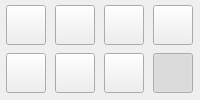
  <widget class="QDockWidget" name="dockWidget">
   <property name="sizePolicy">
    <sizepolicy hsizetype="Preferred" vsizetype="Minimum">
     <horstretch>0</horstretch>
     <verstretch>0</verstretch>
    </sizepolicy>
   </property>
   <property name="features">
    <set>QDockWidget::DockWidgetFloatable|QDockWidget::DockWidgetMovable</set>
   </property>
   <property name="windowTitle">
    <string>Tools</string>
   </property>
   <attribute name="dockWidgetArea">
    <number>1</number>
   </attribute>
   <widget class="QWidget" name="dockWidgetContents">
    <property name="sizePolicy">
     <sizepolicy hsizetype="MinimumExpanding" vsizetype="Preferred">
      <horstretch>0</horstretch>
      <verstretch>0</verstretch>
     </sizepolicy>
    </property>
    <property name="minimumSize">
     <size>
      <width>0</width>
      <height>0</height>
     </size>
    </property>
    <property name="maximumSize">
     <size>
      <width>16777215</width>
      <height>16777215</height>
     </size>
    </property>
    <layout class="QVBoxLayout" name="verticalLayout_8">
     <property name="leftMargin">
      <number>3</number>
     </property>
     <property name="topMargin">
      <number>3</number>
     </property>
     <property name="rightMargin">
      <number>3</number>
     </property>
     <property name="bottomMargin">
      <number>3</number>
     </property>
     <item>
      <layout class="QHBoxLayout" name="horizontalLayout">
       <property name="topMargin">
        <number>0</number>
       </property>
       <item>
        <widget class="QPushButton" name="toolBrush">
         <property name="sizePolicy">
          <sizepolicy hsizetype="Fixed" vsizetype="Fixed">
           <horstretch>0</horstretch>
           <verstretch>0</verstretch>
          </sizepolicy>
         </property>
         <property name="minimumSize">
          <size>
           <width>40</width>
           <height>40</height>
          </size>
         </property>
         <property name="maximumSize">
          <size>
           <width>40</width>
           <height>40</height>
          </size>
         </property>
         <property name="text">
          <string/>
         </property>
         <property name="iconSize">
          <size>
           <width>16</width>
           <height>16</height>
          </size>
         </property>
         <property name="checkable">
          <bool>true</bool>
         </property>
         <property name="autoExclusive">
          <bool>true</bool>
         </property>
         <property name="flat">
          <bool>false</bool>
         </property>
        </widget>
       </item>
       <item>
        <widget class="QPushButton" name="toolBrush2">
         <property name="enabled">
          <bool>true</bool>
         </property>
         <property name="sizePolicy">
          <sizepolicy hsizetype="Fixed" vsizetype="Fixed">
           <horstretch>0</horstretch>
           <verstretch>0</verstretch>
          </sizepolicy>
         </property>
         <property name="minimumSize">
          <size>
           <width>40</width>
           <height>40</height>
          </size>
         </property>
         <property name="maximumSize">
          <size>
           <width>40</width>
           <height>40</height>
          </size>
         </property>
         <property name="text">
          <string/>
         </property>
         <property name="iconSize">
          <size>
           <width>16</width>
           <height>16</height>
          </size>
         </property>
         <property name="checkable">
          <bool>true</bool>
         </property>
         <property name="autoExclusive">
          <bool>true</bool>
         </property>
         <property name="flat">
          <bool>false</bool>
         </property>
        </widget>
       </item>
       <item>
        <widget class="QPushButton" name="toolBrush4">
         <property name="enabled">
          <bool>true</bool>
         </property>
         <property name="sizePolicy">
          <sizepolicy hsizetype="Fixed" vsizetype="Fixed">
           <horstretch>0</horstretch>
           <verstretch>0</verstretch>
          </sizepolicy>
         </property>
         <property name="minimumSize">
          <size>
           <width>40</width>
           <height>40</height>
          </size>
         </property>
         <property name="maximumSize">
          <size>
           <width>40</width>
           <height>40</height>
          </size>
         </property>
         <property name="text">
          <string/>
         </property>
         <property name="iconSize">
          <size>
           <width>16</width>
           <height>16</height>
          </size>
         </property>
         <property name="checkable">
          <bool>true</bool>
         </property>
         <property name="autoExclusive">
          <bool>true</bool>
         </property>
         <property name="flat">
          <bool>false</bool>
         </property>
        </widget>
       </item>
       <item>
        <widget class="QPushButton" name="toolLasso">
         <property name="enabled">
          <bool>true</bool>
         </property>
         <property name="sizePolicy">
          <sizepolicy hsizetype="Fixed" vsizetype="Fixed">
           <horstretch>0</horstretch>
           <verstretch>0</verstretch>
          </sizepolicy>
         </property>
         <property name="minimumSize">
          <size>
           <width>40</width>
           <height>40</height>
          </size>
         </property>
         <property name="maximumSize">
          <size>
           <width>40</width>
           <height>40</height>
          </size>
         </property>
         <property name="text">
          <string/>
         </property>
         <property name="checkable">
          <bool>true</bool>
         </property>
         <property name="autoExclusive">
          <bool>true</bool>
         </property>
         <property name="flat">
          <bool>false</bool>
         </property>
        </widget>
       </item>
      </layout>
     </item>
     <item>
      <layout class="QHBoxLayout" name="horizontalLayout_2">
       <property name="topMargin">
        <number>0</number>
       </property>
       <item>
        <widget class="QPushButton" name="toolLine">
         <property name="sizePolicy">
          <sizepolicy hsizetype="Fixed" vsizetype="Fixed">
           <horstretch>0</horstretch>
           <verstretch>0</verstretch>
          </sizepolicy>
         </property>
         <property name="minimumSize">
          <size>
           <width>40</width>
           <height>40</height>
          </size>
         </property>
         <property name="maximumSize">
          <size>
           <width>40</width>
           <height>40</height>
          </size>
         </property>
         <property name="text">
          <string/>
         </property>
         <property name="checkable">
          <bool>true</bool>
         </property>
         <property name="autoExclusive">
          <bool>true</bool>
         </property>
        </widget>
       </item>
       <item>
        <widget class="QPushButton" name="toolArea">
         <property name="sizePolicy">
          <sizepolicy hsizetype="Fixed" vsizetype="Fixed">
           <horstretch>0</horstretch>
           <verstretch>0</verstretch>
          </sizepolicy>
         </property>
         <property name="minimumSize">
          <size>
           <width>40</width>
           <height>40</height>
          </size>
         </property>
         <property name="maximumSize">
          <size>
           <width>40</width>
           <height>40</height>
          </size>
         </property>
         <property name="text">
          <string/>
         </property>
         <property name="checkable">
          <bool>true</bool>
         </property>
         <property name="autoExclusive">
          <bool>true</bool>
         </property>
         <property name="flat">
          <bool>false</bool>
         </property>
        </widget>
       </item>
       <item>
        <widget class="QPushButton" name="toolFill">
         <property name="sizePolicy">
          <sizepolicy hsizetype="Fixed" vsizetype="Fixed">
           <horstretch>0</horstretch>
           <verstretch>0</verstretch>
          </sizepolicy>
         </property>
         <property name="minimumSize">
          <size>
           <width>40</width>
           <height>40</height>
          </size>
         </property>
         <property name="maximumSize">
          <size>
           <width>40</width>
           <height>40</height>
          </size>
         </property>
         <property name="text">
          <string/>
         </property>
         <property name="checkable">
          <bool>true</bool>
         </property>
         <property name="autoExclusive">
          <bool>true</bool>
         </property>
        </widget>
       </item>
       <item>
        <widget class="QPushButton" name="toolSelect">
         <property name="enabled">
          <bool>true</bool>
         </property>
         <property name="sizePolicy">
          <sizepolicy hsizetype="Fixed" vsizetype="Fixed">
           <horstretch>0</horstretch>
           <verstretch>0</verstretch>
          </sizepolicy>
         </property>
         <property name="minimumSize">
          <size>
           <width>40</width>
           <height>40</height>
          </size>
         </property>
         <property name="maximumSize">
          <size>
           <width>40</width>
           <height>40</height>
          </size>
         </property>
         <property name="text">
          <string/>
         </property>
         <property name="checkable">
          <bool>true</bool>
         </property>
         <property name="checked">
          <bool>true</bool>
         </property>
         <property name="autoExclusive">
          <bool>true</bool>
         </property>
         <property name="flat">
          <bool>false</bool>
         </property>
        </widget>
       </item>
      </layout>
     </item>
    </layout>
   </widget>
  </widget>
